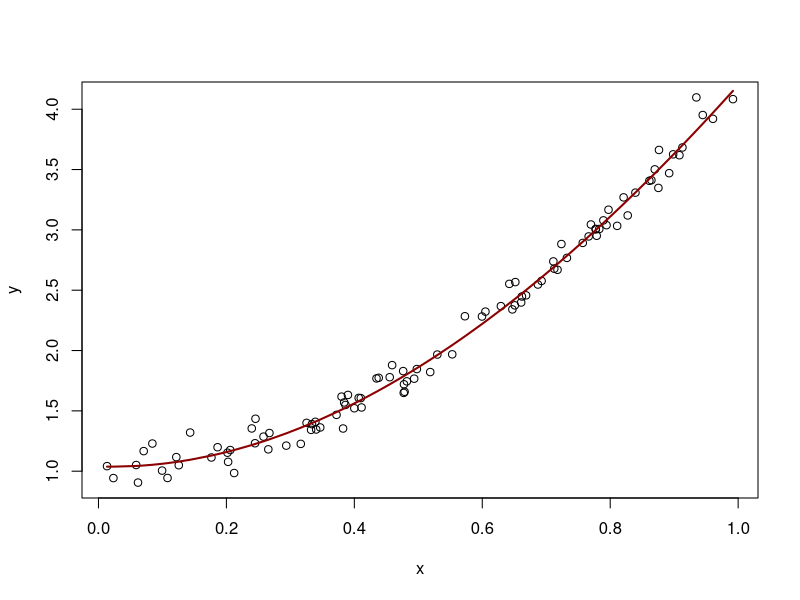

Source code (R):
## set.seed for reproducibility 
set.seed(1)
n <- 100
## generate random values from the uniform distribution
x <- sort(runif(n))
## the formula to generate data
## y = a1*x1 + a2*x1^2 + e 
y <- 1+ 0.1*x+3.2*x^2+rnorm(n)*0.1

## create the model matrix 
## poly() generates orthogonal polynomials
## recall > sqrt((1/sqrt(n))^2 *n) = 1
## orthonormal, if <e,e>=1
X <- cbind(n^-.5,poly(x,3))
## finding the eigenvalues
d <- svd(X)$d 
## computing kappa
max(d)/min(d) 
## comparing to the machine precision
1/.Machine$double.eps
## fitting using lm
b = lm(y~X-1)
plot(x,y,cex.lab=1,cex.axis=1) 
lines(x,fitted(b),lwd=2, col = "darkred") 
## summary of the model
summary(b)


###############
###############
###############
rm(list=ls())

set.seed(1)

n <- 12
n.u <- 3
n.beta <- 3

X <- cbind(1, rep(c(1,1,0,0),3), rep(c(0,0,1,1),3)) 
Z <- matrix(0, n, n.u)

Z[1:4,1] <- 1
Z[5:8,2] <- 1
Z[9:12,3] <- 1

beta <- rep(42, n.beta)
u <- rnorm(n.u)
y <- X%*%beta + Z%*%u + rnorm(n)

loglik_fun <- function(theta,y,X,Z) { 
  n <- length(y) # length of the data vector 
  u <- theta[1:ncol(X)] # parameter vector b
  sigmas <- theta[-(1:ncol(X))] # sig_u and sig
  V <- Z%*%t(Z)*exp(sigmas[1]*2) + diag(n)*exp(sigmas[2]*2) 
  
  L <- chol(V) # cholesky decomposition
  quad <- forwardsolve(t(L),y-X%*%u) 
  l <- -n*log(2*pi)/2 - sum(log(diag(L))) - sum(quad*quad)/2 # eq(2.8)
  -l } 
theta <- c(beta,0,0)
fit <- optim(theta,loglik_fun,method="BFGS",y=y,X=X,Z=Z) 
fit$par


#####
#####

response <- y
analyst <- rep(c(1,1,0,0),3)
part <- c(rep(1,4),rep(2,4),rep(3,4))
df <- data.frame(response,analyst,part)


####

###############
rm(list=ls())

#set.seed(1)


set.seed(10)
n <- 100
n.b <- 10
n.beta <- 5

X <- cbind(1, matrix(runif(n*n.beta-n), n, n.beta-1)) 

Z <- matrix(runif(n*n.b), n, n.b)

beta <- rep(2, n.beta)
b <- rnorm(n.b)

y <- X%*%beta + Z%*%b + rnorm(n)



loglik_fun <- function(theta,y,X,Z) { 
  n <- length(y) # length of the data vector 
  u <- theta[1:ncol(X)] # parameter vector b
  sigmas <- theta[-(1:ncol(X))] # sig_u and sig
  V <- Z%*%t(Z)*exp(sigmas[1]*2) + diag(n)*exp(sigmas[2]*2) 
  
  L <- chol(V) # cholesky decomposition
  quad <- forwardsolve(t(L),y-X%*%u) 
  l <- -n*log(2*pi)/2 - sum(log(diag(L))) - sum(quad*quad)/2 # eq(2.8)
  -l } 
theta <- c(beta,0,0)
fit <- optim(theta,loglik_fun,method="BFGS",y=y,X=X,Z=Z) 
fit$par[1:3]
exp(fit$par)[4:5]


#####
#####

